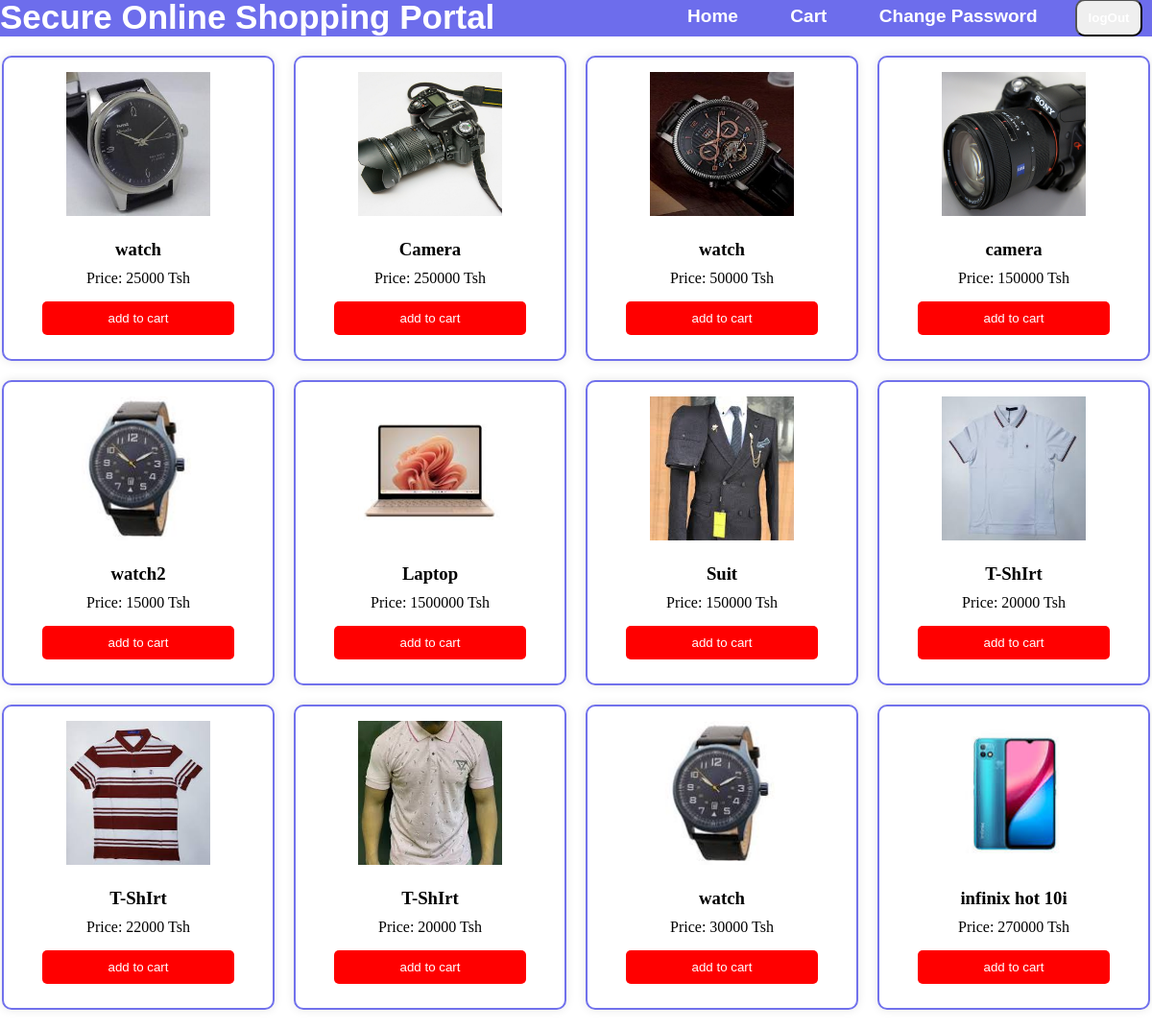
The page /user_profile.php (signed in) on the database its author committed.
### tables this page shows
CREATE TABLE `item` (
  `Product_id` int(10) NOT NULL,
  `Product_Name` varchar(20) NOT NULL,
  `Product_Picture` varchar(1000) NOT NULL,
  `Product_Price` varchar(20) NOT NULL
);

### user_profile.php (the view, shortened to what this page needs)
<!DOCTYPE html>
<html lang="en">
<head>
    <link rel="stylesheet" href="css/user_profile.css">
</head>
<body>
    <?php require 'nav.php';?>
    <div class="product-container">
    <?php
            require 'connection.php';
            $sql="SELECT Product_id,Product_Name,Product_Picture,Product_Price FROM item
            ORDER BY Product_id DESC";
            $result=$conn->query($sql);
            while ($row=$result->fetch_assoc()) {
                echo "<div class='product-box'>";
                echo "<img src='./upload/" . $row['Product_Picture'] . "' alt='Product Image'>";
                echo "<h3>" . $row['Product_Name'] . "</h3>";
                echo "<p>Price: " . $row['Product_Price'] . " Tsh</p>";
                echo "<form action='addcart.php' method='POST' onsubmit='return confirm(\"Add to Cart?\");'>";
                echo "<button type='submit'>add to cart</button>";
                echo "</form>";
                echo "</div>";
            }
         ?>
    </div>
</body>
</html>

### css/user_profile.css (style rules this page uses)
* { margin:0; padding:0; text-decoration: none; }
button { margin-left: 10px; border-radius: 10px; padding: 10px; width: 70px; margin-right: 10px; }
.product-container { width: 100%; margin: 20px auto; display: flex; flex-wrap: wrap; gap: 20px; justify-content: center; }
.product-box { border: 2px solid rgb(113, 113, 236); padding: 15px; width: 250px; text-align: center; background-color: white; border-radius: 10px; box-shadow: 0 0 10px rgba(0, 0, 0, 0.1); }
.product-box img { width: 150px; height: 150px; object-fit: cover; margin-bottom: 10px; }
.product-box h3 { margin: 10px 0; }
.product-box p { margin: 5px 0; }
.product-box button { margin: 10px 0; padding: 10px 20px; background-color: red; color: white; border: none; border-radius: 5px; cursor: pointer; width: 80%; }

### rows shown on the page
item: Product_Picture (picture), Product_Name "watch", Product_Price "25000"
item: Product_Picture (picture), Product_Name "Camera", Product_Price "250000"
item: Product_Picture (picture), Product_Name "watch", Product_Price "50000"
item: Product_Picture (picture), Product_Name "camera", Product_Price "150000"
item: Product_Picture (picture), Product_Name "watch2", Product_Price "15000"
item: Product_Picture (picture), Product_Name "Laptop", Product_Price "1500000"
item: Product_Picture (picture), Product_Name "Suit", Product_Price "150000"
item: Product_Picture (picture), Product_Name "T-ShIrt", Product_Price "20000"
item: Product_Picture (picture), Product_Name "T-ShIrt", Product_Price "22000"
item: Product_Picture (picture), Product_Name "T-ShIrt", Product_Price "20000"
item: Product_Picture (picture), Product_Name "watch", Product_Price "30000"
item: Product_Picture (picture), Product_Name "infinix hot 10i", Product_Price "270000"
